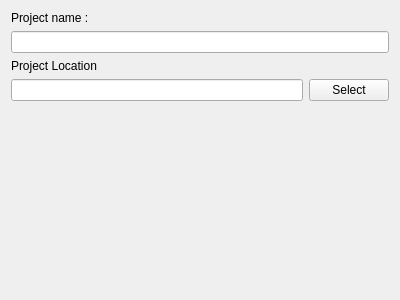
<?xml version="1.0" encoding="UTF-8"?>
<ui version="4.0">
 <class>Page_020_NameAndLocation</class>
 <widget class="QWidget" name="Page_020_NameAndLocation">
  <property name="geometry">
   <rect>
    <x>0</x>
    <y>0</y>
    <width>400</width>
    <height>300</height>
   </rect>
  </property>
  <property name="windowTitle">
   <string>Form</string>
  </property>
  <layout class="QVBoxLayout" name="verticalLayout">
   <item>
    <widget class="QLabel" name="label">
     <property name="text">
      <string>Project name :</string>
     </property>
    </widget>
   </item>
   <item>
    <widget class="QLineEdit" name="le_name"/>
   </item>
   <item>
    <widget class="QLabel" name="label_2">
     <property name="text">
      <string>Project Location</string>
     </property>
    </widget>
   </item>
   <item>
    <layout class="QHBoxLayout" name="horizontalLayout">
     <item>
      <widget class="QLineEdit" name="le_path"/>
     </item>
     <item>
      <widget class="QPushButton" name="btn_select">
       <property name="text">
        <string>Select</string>
       </property>
      </widget>
     </item>
    </layout>
   </item>
   <item>
    <spacer name="verticalSpacer">
     <property name="orientation">
      <enum>Qt::Orientation::Vertical</enum>
     </property>
     <property name="sizeHint" stdset="0">
      <size>
       <width>20</width>
       <height>40</height>
      </size>
     </property>
    </spacer>
   </item>
  </layout>
 </widget>
 <resources/>
 <connections/>
</ui>
